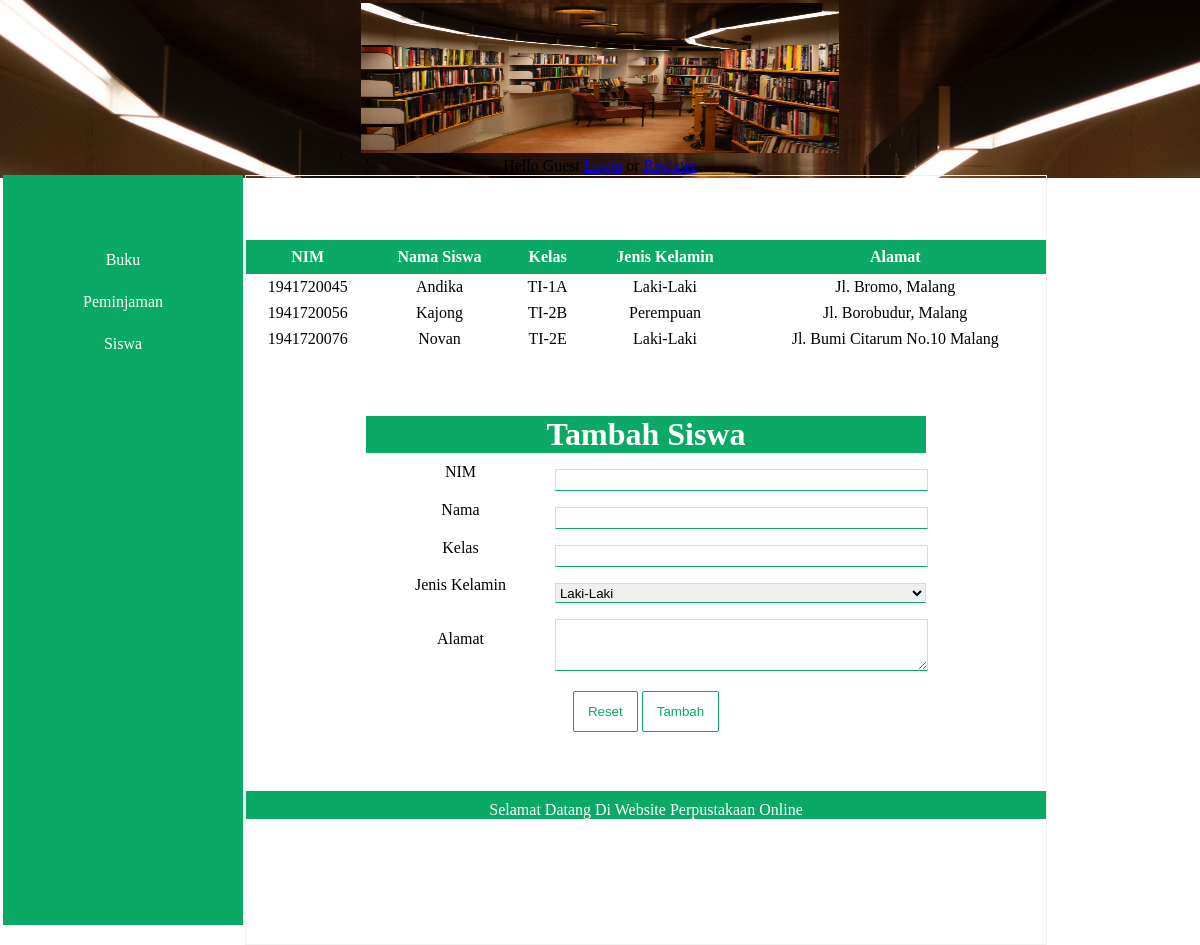
The page /index.php?act=siswa on the database its author committed.
### tables this page shows
CREATE TABLE `siswa` (
  `NIM` int(100) NOT NULL,
  `nama` varchar(255) NOT NULL,
  `kelas` varchar(255) NOT NULL,
  `jk` varchar(20) NOT NULL,
  `alamat` varchar(255) NOT NULL
);

### siswa.php (the view, shortened to what this page needs)
<!DOCTYPE html>
<html>
<head>
	<link rel="stylesheet" type="text/css" href="styles.css">
</head>
<body>
	<div class="container" style="margin-top: 64px;">
			<div id="table">
	<table align="center" cellspacing="0" width="100%" style="margin-top: 32px;">
		<tr>
			<th>NIM</th>
			<th>Nama Siswa</th>
			<th>Kelas</th>
			<th>Jenis Kelamin</th>
			<th>Alamat</th>
		</tr>
			<?php
			include "koneksi.php";
			$query="SELECT * FROM siswa";
			$result=mysqli_query($connect, $query);
			if (mysqli_num_rows($result) > 0){
				while($row = mysqli_fetch_array($result)){
			?>
		<tr>
			<td style="text-align: center;"> <?php echo $row["NIM"] ?> </td>
			<td style="text-align: center;"> <?php echo $row["nama"] ?> </td>
			<td style="text-align: center;"> <?php echo $row["kelas"] ?> </td>
			<td style="text-align: center;"> <?php echo $row["jk"] ?> </td>
			<td style="text-align: center;"> <?php echo $row["alamat"] ?> </td>
		</tr>
				<?php
				}
			}
			else {
				echo "0 results";
			}
			?>
		</table>
	</div>
		<table align="center" cellspacing="0" width="70%" style="margin:auto; margin-top: 64px;">
			<form action="simpan-siswa.php" method="POST">
			<tr>
				<td colspan="2"><h1 align="center">Tambah Siswa</h1></td>
			</tr>
			<tr>
				<td>NIM</td>
				<td><input type="number" name="NIM" class="input"></td>
			</tr>
			<tr>
				<td>Nama</td>
				<td><input type="text" name="nama" class="input"></td>
			</tr>
			<tr>
				<td>Kelas</td>
				<td><input type="text" name="kelas" class="input"></td>
			</tr>
			<tr>
				<td>Jenis Kelamin</td>
				<td>
					<select name="jk" class="input">
					<option>Laki-Laki</option>
					</select>
				</td>
			</tr>
			<tr>
				<td>Alamat</td>
				<td><textarea class="text-area" name="alamat"></textarea></td>
			</tr>
			<tr>
				<td colspan="2" style="padding-bottom: 16px;">
					<input type="reset" class="submit" value="Reset">
					<input type="submit" class="submit right" value="Tambah">
				</td>
			</tr>
		</form>
	</table>
</div>
</body>
</html>

### styles.css (style rules this page uses)
* { padding: 0; margin: 0; }
.input { width: 100%; height: 20px; border: 1px solid #d9d9d9; border-bottom: 1px solid #0ba966; margin-top: 16px; }
.text-area { width: 100%; height: 50px; border: 1px solid #d9d9d9; border-bottom: 1px solid #0ba966; margin-top: 16px; }
.submit { padding: 12px 14px; background: #fff; color: #0ba966; border-radius: 2px; border: 1px solid #0ba966; margin-top: 16px; transition: .3s; }
.container { width: auto; }
.container h1 { background: #0ba966; color: #fff; }
#table th { padding: 8px; background: #0ba966; color: #fff; }
#table td { padding: 4px; }

### rows shown on the page
siswa: NIM "1941720045", nama "Andika", kelas "TI-1A", jk "Laki-Laki", alamat "Jl. Bromo, Malang"
siswa: NIM "1941720056", nama "Kajong", kelas "TI-2B", jk "Perempuan", alamat "Jl. Borobudur, Malang"
siswa: NIM "1941720076", nama "Novan", kelas "TI-2E", jk "Laki-Laki", alamat "Jl. Bumi Citarum No.10 Malang"
